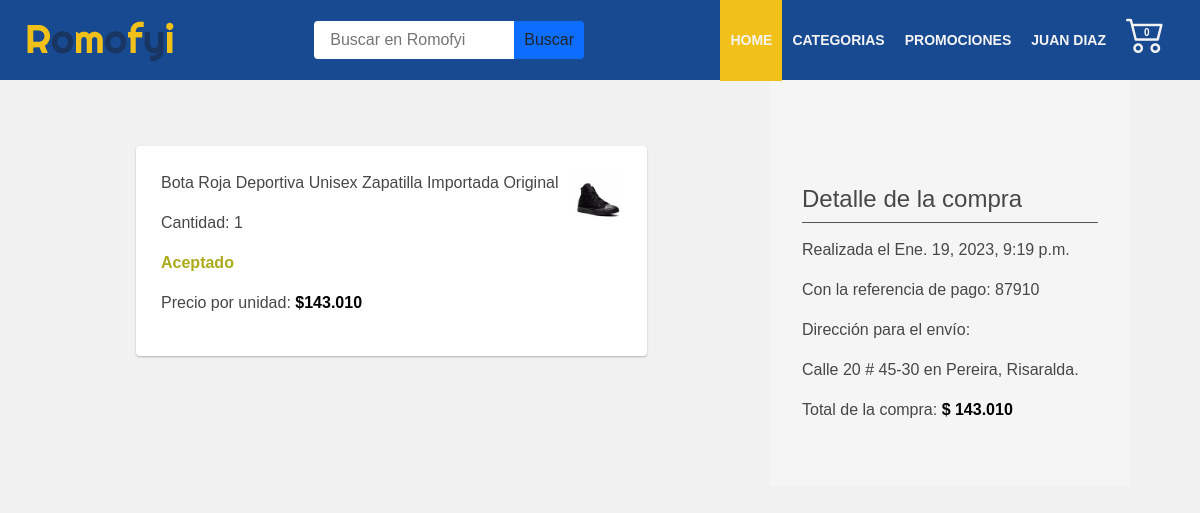
The app's page /detallePedido/32 (signed in), older data.
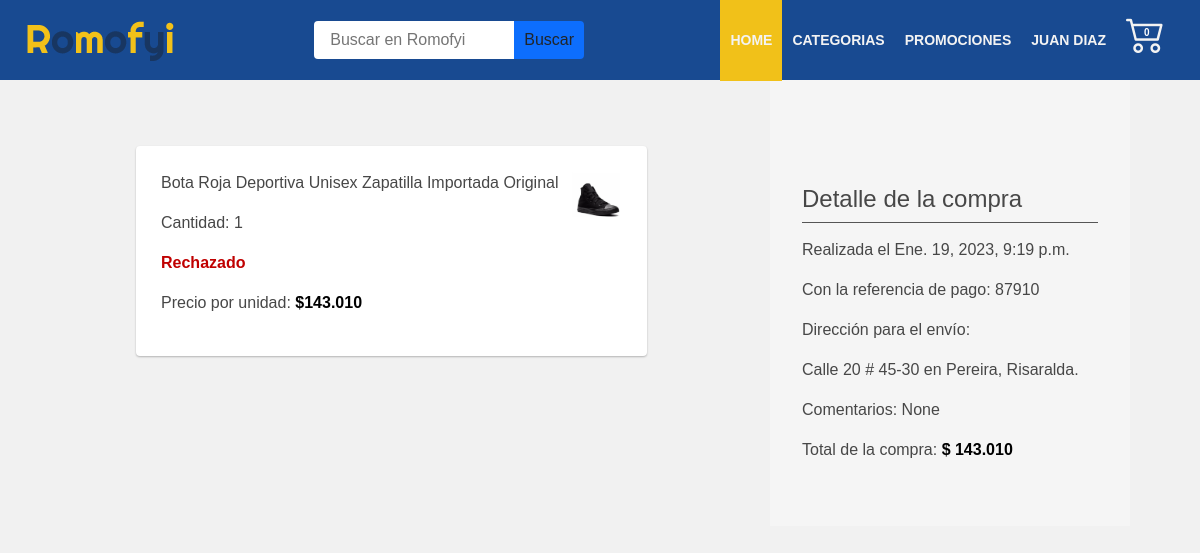
The same page, newer data.
### Aplicaciones/pedidos/models.py (models this page shows, shortened)
class LineaPedido(models.Model):
    estadoPedido = models.CharField(max_length=50,choices = estado, default = 'Aceptado')
    pedido = models.ForeignKey(Pedido, on_delete= models.CASCADE)
    user = models.ForeignKey(User, on_delete= models.CASCADE)
    producto = models.ForeignKey(Productos, on_delete= models.CASCADE)
    cantidad = models.IntegerField(default=1)
    precioUnidad= models.IntegerField(default=0)
    subTotal= models.IntegerField(default=0)
    created_at = models.DateTimeField(auto_now_add=True)
    class Meta:
        db_table = 'Lineapedidos'
        verbose_name = 'Linea pedido'
        verbose_name_plural = 'Lineas pedidos'
        ordering = ['created_at']

### Aplicaciones/tiendaEnLinea/models.py (models this page shows)
class Productos(models.Model):
    codigo = models.CharField(max_length=10)
    nombre=models.CharField(max_length=250)
    slug=AutoSlugField(populate_from ='codigo')
    marca=models.CharField(max_length=250)
    descripcion=models.TextField(blank=True,null=True)
    precio=models.IntegerField(default=0)
    descuento = models.IntegerField(default=0,blank=True,null=True)
    PrecioSinDescuento = models.IntegerField(default=0,blank=True,null=True)
    categoria=models.ForeignKey(Categoria,on_delete=models.CASCADE)
    destacado=models.BooleanField(default=True)
    activo= models.BooleanField(default=True)
    stock = models.IntegerField(default=1)
    created_at = models.DateTimeField(auto_now_add=True)
    def __str__(self) -> str:
        return self.nombre
    class Meta:
        verbose_name_plural='Producto'

class imagenesProductos(models.Model):
    colores = models.CharField(max_length=50, choices= color,default= 'No incluye colores')
    imagen= models.ImageField(upload_to = 'img/Productos', default='static/img/logo.png', null= True, blank=True)
    producto = models.ForeignKey(Productos, on_delete=models.CASCADE, related_name='imagenes')

### Aplicaciones/pedidos/views.py (the view)
# urls.py: path('detallePedido/<int:pedido_id>',login_required(detallePedido), name = 'detallePedido'),
def detallePedido(request,pedido_id):
    template_name = "carrito/pDetalle.html"
    pedidoDetalle = LineaPedido.objects.filter(pedido_id = pedido_id)
    pedidoF = Pedido.objects.get(id = pedido_id)
    contex = {
        'pedidoD': pedidoDetalle,
        'fechaCompra': pedidoF.created_at,
        'referencia':pedidoF.ordernum,
        'pedidoF':pedidoF.precioTotal,
        'direccion':pedidoF.direccion,
        'ciudad': pedidoF.ciudad,
        'departamento': pedidoF.departamento.lower(),
        'comentarios': pedidoF.comentarios,
    }
    return render(request,template_name,contex)

### Aplicaciones/carrito/context_processor.py (called while the page is built)
def importe_total_carro(request):
    carro = Carro(request)
    total = 0
    CantTotal = 0
    if request.user.is_authenticated:
        for key, value in request.session["carro"].items():
            total = total + int(value["precio"])
            CantTotal = CantTotal + int(value["cantidad"])
    return{"importe_total_carro":total,"importe_CantTotal_carro":CantTotal}

### Aplicaciones/tiendaEnLinea/templates/carrito/pDetalle.html (shortened to what this page needs)
{% extends 'base/base.html' %}
{% load static %}
{% load humanize %}
{% block content %}
    <section class="tablaInfor--detalleP">
        <div class="tablaInfor_container--detalleP">
            <div class="tablaInfor_container--ListaP--container1">
                {% for i in pedidoD %}
                    <div class="tablaInfor_container-itemDetalle">
                        <div class="tablaInfor_container--titulo">
                            <div>
                                <p>{{i.producto}}</p>
                                <p>Cantidad: {{i.cantidad}}</p>
                            </div>
                            <picture class="detalleP__img__container">
                                <img src="{{i.producto.imagenes.first.imagen.url}}" class="tablaInfor_container-item--img" alt="...">
                            </picture>
                        </div>
                        <div>
                            {% if i.estadoPedido == 'Aceptado' %}
                                <p class="color1">{{i.estadoPedido}}</p>
                            {% elif i.estadoPedido == 'En proceso' %}
                                <p class="color2">{{i.estadoPedido}}</p>
                            {% elif i.estadoPedido == 'En envío' %}
                                <p class="color3">{{i.estadoPedido}}</p>
                            {% elif i.estadoPedido == 'Pedido entregado' %}
                                <p class="color4">{{i.estadoPedido}}</p>
                            {% elif i.estadoPedido == 'Rechazado' %}
                                <p class="color5">{{i.estadoPedido}}</p>
                            {% else %}
                                <p class="color1">{{i.estadoPedido}}</p>
                            {% endif %}
                            <p>Precio por unidad: <span class="precioUnidad">${{i.precioUnidad|intcomma}}</span></p>
                        </div>
                    </div>
            {% endfor %}
            </div>
            <div class="tablaInfor_container--ListaP--container2">
                <div class="detallCompra">
                    <h4>Detalle de la compra</h4>
                    <p class="fecha">Realizada el {{fechaCompra}}</p>
                    <p>Con la referencia de pago: {{referencia}}</p>
                    <p>Dirección para el envío:</p>
                    <p>{{direccion}} en {{ciudad}}, <span class="departamento">{{departamento}}.</span></p>
                    {% if comentarios != '' %}
                    <p>Comentarios: {{comentarios}}</p>
                    {% endif %}
                    <p>Total de la compra: <span class="pedidoF">$ {{pedidoF|intcomma}}</span></p>
                </div>
            </div>
        </div>
    </section>
{% endblock %}

Row changes from the older to the newer data that the page shows:
changed LineaPedido "Bota Roja Deportiva Unisex Zapatilla Importada Original": estadoPedido "Aceptado" → "Rechazado"
Text that changed along with them:
{{ comentarios }}: (not shown) → "None"
text now shown: "Comentarios:"
